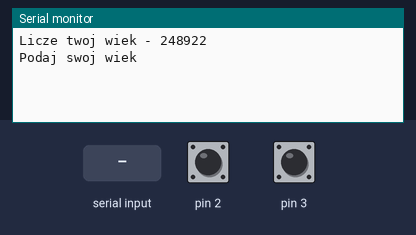
Bench run of a sketch on a simulated Arduino Uno, built with avr-gcc and run on an emulated ATmega328P. Parts: the last lines printed to the serial monitor. The inputs (shaded band) are chosen by the test bench; at power-on: pin 2 HIGH, pin 3 HIGH.

Above: at 2.0 s.
2.1 s: pin 2 pulled LOW for 0.15 s
At 2.9 s:
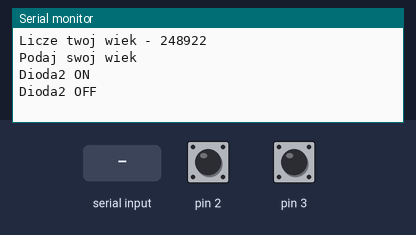
3.7 s: "90,45\n" received over Serial
At 5.6 s:
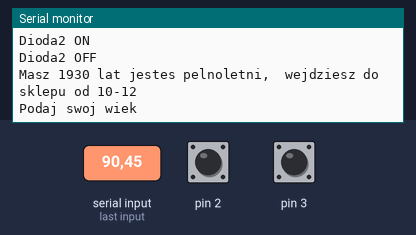
6.5 s: pin 3 pulled LOW for 0.15 s
At 6.63 s:
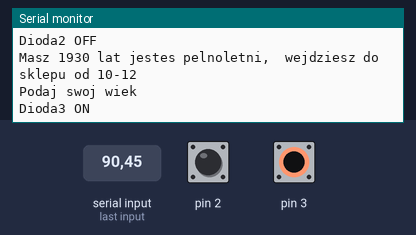
8.1 s: "30,150\n" received over Serial
At 8.9 s:
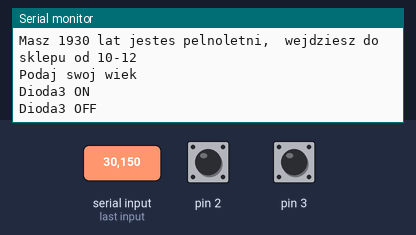
9.6 s: pin 2 pulsed LOW 2 times (0.12 s each, 0.3 s apart)
At 11.2 s:
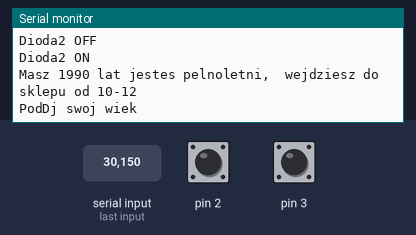

The sketch:

Lab5_1_4_5.ino
```cpp
volatile byte state2 = LOW;
volatile byte state3 = LOW;
int i =0;
int incomingByte = 0;
char convert=NULL;
String Rok_urodzenia;
int RokInt;
int wiek=0;
void setup()
{
  pinMode(2,INPUT_PULLUP);
  attachInterrupt(digitalPinToInterrupt(2),blink2,CHANGE);
  pinMode(3,INPUT_PULLUP);
  attachInterrupt(digitalPinToInterrupt(3),blink3,CHANGE);
  pinMode(0,OUTPUT);
  pinMode(1,OUTPUT);
  /////////////////////////////////////////////
  Serial.begin(9600);
  Serial.println("Licze twoj wiek - 248922");
  Serial.println("Podaj swoj wiek");
}

void loop()
{
  digitalWrite(0,state2);
  digitalWrite(1,state3);
  delay(1000);
  if(Serial.available()>0)
  {
    Rok_urodzenia = Serial.readStringUntil("\n");
    RokInt = Rok_urodzenia.toInt();
    wiek = 2020-RokInt;
    if(wiek < 18){Serial.print("Masz ");Serial.print(wiek);Serial.println(" lat jestes niepelnoletni");}
    if( 18 <= wiek && wiek < 25){Serial.print("Masz ");Serial.print(wiek);Serial.println(" lat jestes pelnoletni, ale nic nie robisz");}
    if( 25 <= wiek && wiek < 65){Serial.print("Masz ");Serial.print(wiek);Serial.println(" lat jestes pelnoletni, ale nie wejdziesz do sklepu od 10-12");}
    if( 65 <= wiek){Serial.print("Masz ");Serial.print(wiek);Serial.println(" lat jestes pelnoletni,  wejdziesz do sklepu od 10-12");}
    if(wiek)
    {
      Serial.println("Podaj swoj wiek");
      wiek=0;
    }
  }


}

void blink2()
{
  state2 = !state2;
  if(state2)
  {
    Serial.println("Dioda2 ON");
  }
  else
  {
    Serial.println("Dioda2 OFF");
  }
}

void blink3()
{
  state3 = !state3;
  if(state3)
  {
    Serial.println("Dioda3 ON");
  }
  else
  {
    Serial.println("Dioda3 OFF");
  }
}
```

Measured:
- after the input at 2.1 s, the serial monitor: prints a new line at once (image 1)
- after the input at 3.7 s, the serial monitor: prints a new line after 1.3 s (image 2)
- after the input at 6.5 s, the serial monitor: prints a new line at once (image 3)
- after the input at 9.6 s, the serial monitor: prints a new line at once (image 5)
